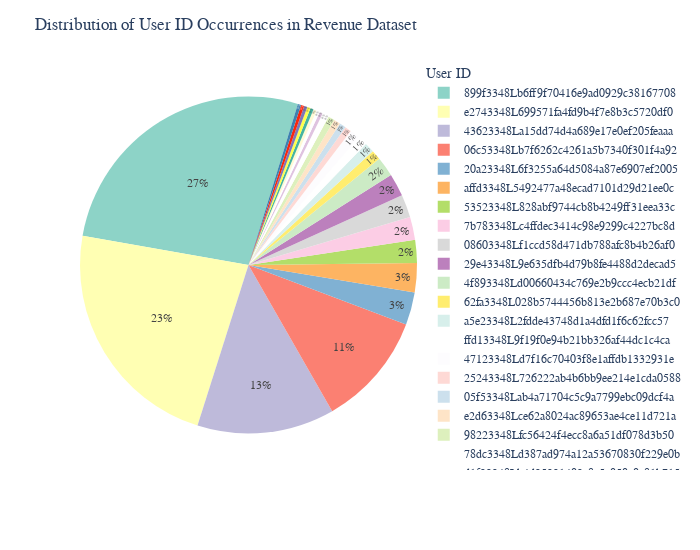

Notebook code for this chart:
### Markdown cell above
<span style="font-family:Helvetica Light">

#### 2.3. Distribution Plots

### Code cell
# calculate the distribution of user IDs as a percentage
user_id_distribution = revenue['userId'].value_counts(normalize=True) * 100
user_id_distribution_df = user_id_distribution.reset_index()
user_id_distribution_df.columns = ['userId', 'percentage']

# create a pie chart with the user ID distribution
fig = px.pie(user_id_distribution_df, 
             values='percentage', 
             names='userId', 
             color_discrete_sequence=px.colors.qualitative.Set3)

fig.update_traces(textposition='inside', 
                  rotation=280, 
                  texttemplate="%{percent:.0%}")

fig.update_layout(
    title='Distribution of User ID Occurrences in Revenue Dataset',
    legend_title='User ID',
    height=550,
    width=700
)
        
write(fig, 'revenue_user_id_distribution')

### Figure 1 — Plotly figure (JSON) as saved in the notebook; plotly's stock layout.template omitted (floating-point values rounded to 4 significant figures)
{"data": [{"domain": {"x": [0, 1], "y": [0, 1]}, "hovertemplate": "userId=%{label}<br>percentage=%{value}<extra></extra>", "labels": ["899f3348Lb6ff9f70416e9ad0929c38167708", "e2743348L699571fa4fd9b4f7e8b3c5720df0", "43623348La15dd74d4a689e17e0ef205feaaa", "06c53348Lb7f6262c4261a5b7340f301f4a92", "20a23348L6f3255a64d5084a87e6907ef2005", "affd3348L5492477a48ecad7101d29d21ee0c", "53523348L828abf9744cb8b4249ff31eea33c", "7b783348Lc4ffdec3414c98e9299c4227bc8d", "08603348Lf1ccd58d471db788afc8b4b26af0", "29e43348L9e635dfb4d79b8fe4488d2decad5", "4f893348Ld00660434c769e2b9ccc4ecb21df", "62fa3348L028b5744456b813e2b687e70b3c0", "a5e23348L2fdde43748d1a4dfd1f6c62fcc57", "ffd13348L9f19f0e94b21bb326af44dc1c4ca", "47123348Ld7f16c70403f8e1affdb1332931e", "25243348L726222ab4b6bb9ee214e1cda0588", "05f53348Lab4a71704c5c9a7799ebc09dcf4a", "e2d63348Lce62a8024ac89653ae4ce11d721a", "98223348Lfc56424f4ecc8a6a51df078d3b50", "78dc3348Ld387ad974a12a53670830f229e0b", "d1f23348Lb4d35331402e8a5e050c0a81b715", "81023348L1d36fd3e4515a59ce3829a0f475a", "2e803348Lb3e5dfad4133943aa10b8349a704", "70053348Lec6ecdce489b8c563667dc01745d", "57893348L8954cfdf4b389d80a5d804b00fe0", "4b333348Ld2fc847d47de8d61e84cb236e393", "c4043348L2405df01468cb9f38af7b6f9ef4a", "9ca03348Lcd02534e493d8f2af2abb69bcdaf", "28893348Ldd59e8b04095a950da7261c76558"], "legendgroup": "", "name": "", "rotation": 280, "showlegend": true, "textposition": "inside", "texttemplate": "%{percent:.0%}", "type": "pie", "values": [26.96, 22.88, 13.17, 10.97, 3.135, 2.821, 2.194, 2.194, 2.194, 2.194, 1.881, 0.9404, 0.9404, 0.9404, 0.9404, 0.627, 0.627, 0.627, 0.627, 0.3135, 0.3135, 0.3135, 0.3135, 0.3135, 0.3135, 0.3135, 0.3135, 0.3135, 0.3135]}], "layout": {"font": {"family": "Helvetica"}, "height": 550, "legend": {"title": {"text": "User ID"}, "tracegroupgap": 0}, "margin": {"t": 60}, "piecolorway": ["rgb(141,211,199)", "rgb(255,255,179)", "rgb(190,186,218)", "rgb(251,128,114)", "rgb(128,177,211)", "rgb(253,180,98)", "rgb(179,222,105)", "rgb(252,205,229)", "rgb(217,217,217)", "rgb(188,128,189)", "rgb(204,235,197)", "rgb(255,237,111)"], "title": {"text": "Distribution of User ID Occurrences in Revenue Dataset"}, "width": 700, "xaxis": {"color": "grey"}, "yaxis": {"color": "grey"}}}
